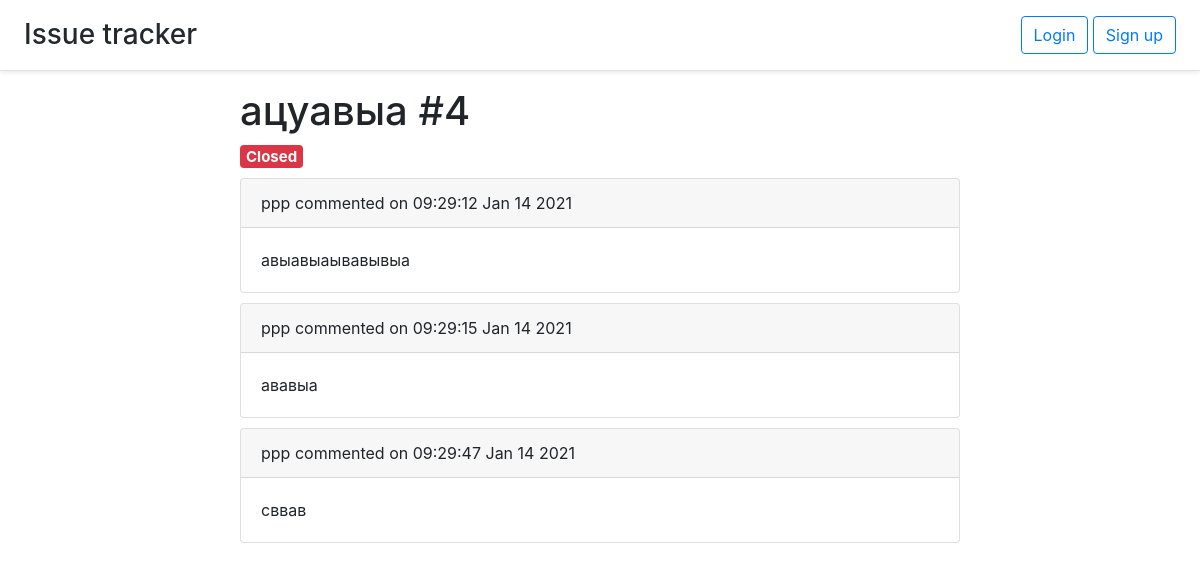
/issue/4, run on the app's committed database.
### issue.py (models this page shows, shortened)
class Issue(db.Model):
    id = db.Column(db.Integer, primary_key=True)
    title = db.Column(db.String(50), nullable=False)
    user_id = db.Column(db.Integer, db.ForeignKey('user.id'))
    comments = db.relationship('Comment', backref='issue', lazy='dynamic')
    labels = db.relationship('Label', backref='issue', lazy='dynamic')
    is_open = db.Column(db.BOOLEAN, default=True)
    timestamp = db.Column(db.DateTime, default=datetime.utcnow)
    def title_and_id(self):
        return self.title + ' #' + str(self.id)

### comment.py (models this page shows)
class Comment(db.Model):
    id = db.Column(db.Integer, primary_key=True)
    text = db.Column(db.Text, nullable=False)
    timestamp = db.Column(db.DateTime, default=datetime.utcnow)
    user_id = db.Column(db.Integer, db.ForeignKey('user.id'))
    issue_id = db.Column(db.Integer, db.ForeignKey('issue.id'))
    def pretty_date(self):
        return self.timestamp.strftime("%H:%M:%S %b %d %Y")

### auth.py (models this page shows)
class User(UserMixin, db.Model):
    id = db.Column(db.Integer, primary_key=True)
    email = db.Column(db.String(100), unique=True)
    password = db.Column(db.String(100))
    name = db.Column(db.String(100))
    issues = db.relationship('Issue', backref='user', lazy='dynamic')
    comments = db.relationship('Comment', backref='user', lazy='dynamic')

### comment.py (the view)
@comments.route('/issue/<int:issue_id>')
def show_issues(issue_id):
    return render_template('issuepage.html', issue=issue.Issue.query.get(issue_id))

### templates/issuepage.html (shortened to what this page needs)
{% extends 'base.html' %}
{% block content %}
<h1>{{ issue.title_and_id() }}</h1>
<h5>
  {% if issue.is_open %}
  <span class="badge badge-success">Open</span>
  {% else %}
  <span class="badge badge-danger">Closed</span>
  {% endif %}
</h5>
{% for comment in issue.comments.all() %}
<div class="card">
      <div class="card-header">
        {{ comment.user.name }} commented on {{ comment.pretty_date() }}
      </div>
      <div class="card-body"> {{ comment.text }}</div>
</div>
{% endfor %}
{% endblock %}

### static/base.css (style rules this page uses)
html, body { height: 100%; }
.card { margin-top: 10px; }

### data on the page
Issue: title_and_id "ацуавыа #4"
Comment: user.name "ppp", pretty_date "09:29:12 Jan 14 2021", text "авыавыаывавывыа"
Comment: user.name "ppp", pretty_date "09:29:15 Jan 14 2021", text "ававыа"
Comment: user.name "ppp", pretty_date "09:29:47 Jan 14 2021", text "сввав"
